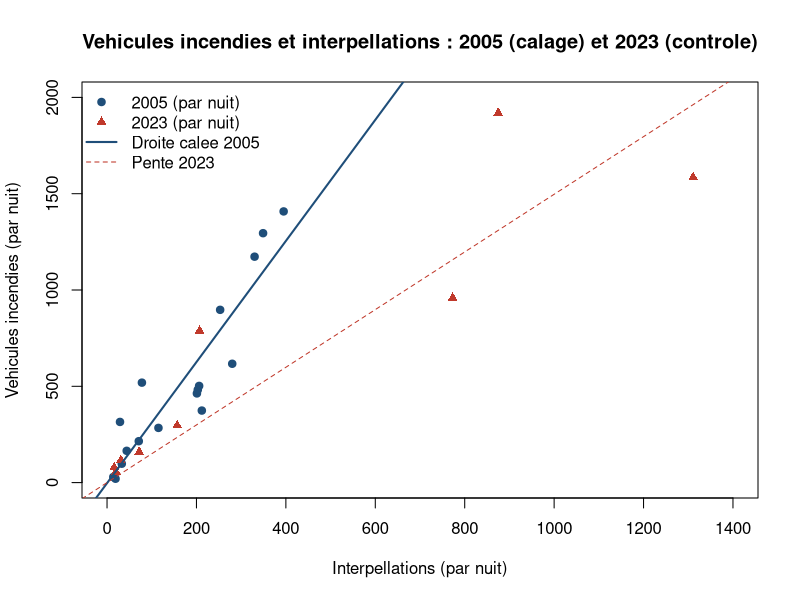
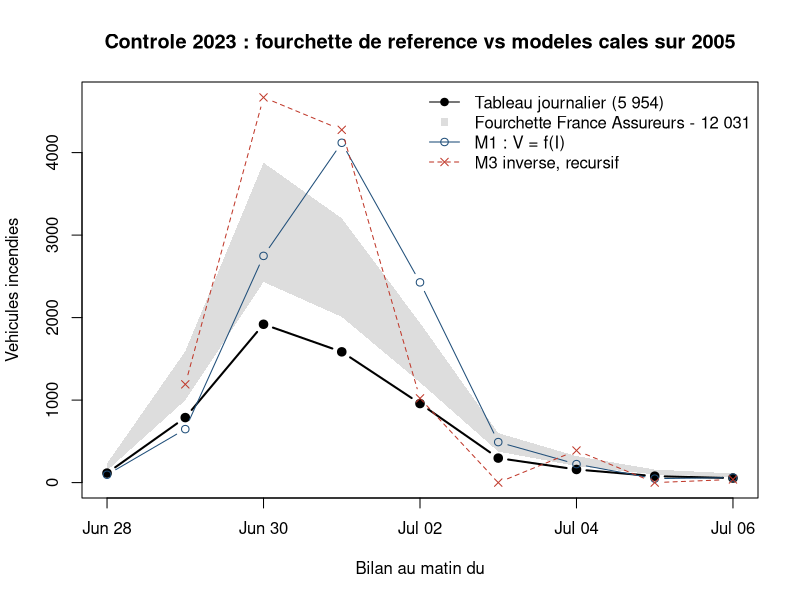
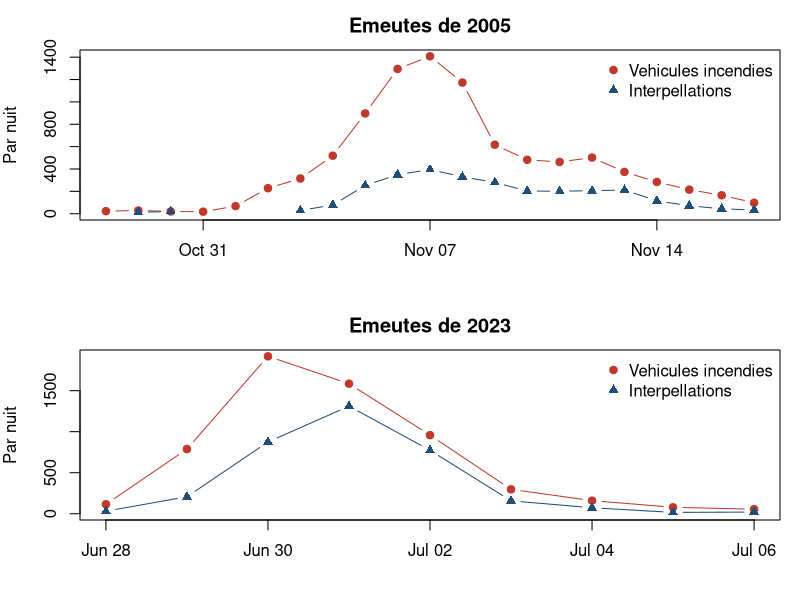

Recreate these plots in R, in order.
# =============================================================================
# MANMADE - Emeutes et violences urbaines : modelisation simple des pertes
# Calage sur 2005, controle hors echantillon sur 2023
# R de base uniquement (aucun package requis)
#
# Usage : Rscript modele_emeutes.R        (depuis le dossier du projet)
# Entrees : data/emeutes_journalier.csv, data/mouvement_2026.csv
# Sorties : sorties/*.csv, sorties/*.png, impression console
#
# Convention de date : une ligne = bilan AU MATIN du jour (nuit precedente).
# =============================================================================

options(stringsAsFactors = FALSE, scipen = 999)
dir.create("sorties", showWarnings = FALSE)

d <- read.csv("data/emeutes_journalier.csv", na.strings = "NA")
d$date_bilan <- as.Date(d$date_bilan)
d <- d[order(d$evenement, d$date_bilan), ]

# Variable retardee, calculee par evenement (pas de fuite 2005 -> 2023)
d$veh_lag1 <- ave(d$vehicules_incendies, d$evenement,
                  FUN = function(x) c(NA, head(x, -1)))

e05 <- d[d$evenement == 2005, ]
e23 <- d[d$evenement == 2023, ]

# References 2023 retenues (decision du 2026-10-06) :
#  - tableau journalier Wikipedia (communiques du ministere) : 5 954, sert de PROFIL
#  - borne basse : France Assureurs, 46 % de 16 400 sinistres au 29/11/2023
#    (chiffres repris par le rapport du Senat n 521) = 7 544 sinistres vehicules
#  - borne haute : 12 031, declaration ministerielle provisoire du 05/07/2023,
#    reprise par le rapport du Senat n 521 mais NON etayee ni definie par ce rapport
# Les colonnes vehicules_borne_basse / _haute redressent le profil journalier
# par un facteur uniforme (hypothese : sous-comptage identique chaque nuit).
VEH_2023_TAB  <- sum(e23$vehicules_incendies)
VEH_2023_BAS  <- sum(e23$vehicules_borne_basse)
VEH_2023_HAUT <- sum(e23$vehicules_borne_haute)

# ----------------------------------------------------------------------------
# Outils
# ----------------------------------------------------------------------------
scores <- function(obs, pred, etiquette) {
  ok <- !is.na(obs) & !is.na(pred)
  o <- obs[ok]; p <- pred[ok]
  data.frame(
    modele      = etiquette,
    n           = length(o),
    rmse        = round(sqrt(mean((p - o)^2))),
    mae         = round(mean(abs(p - o))),
    biais_moyen = round(mean(p - o)),
    total_obs   = sum(o),
    total_pred  = round(sum(p)),
    ratio_total = round(sum(p) / sum(o), 2)
  )
}

resume_lm <- function(m, titre) {
  cat("\n---", titre, "---\n")
  print(round(coef(summary(m)), 4))
  s <- summary(m)
  cat(sprintf("n = %d | R2 = %.3f | R2 ajuste = %.3f | sigma = %.1f\n",
              length(residuals(m)), s$r.squared, s$adj.r.squared, s$sigma))
}

# =============================================================================
# 2.1  Vehicules = f(Interpellations), calage 2005, controle 2023
# =============================================================================
cat("\n================ 2.1  V = f(I) ================\n")
m1  <- lm(vehicules_incendies ~ interpellations, data = e05)
m1o <- lm(vehicules_incendies ~ 0 + interpellations, data = e05)   # sans constante
m1l <- lm(log(vehicules_incendies) ~ log(interpellations), data = e05)  # elasticite
resume_lm(m1,  "M1  lineaire, 2005")
resume_lm(m1o, "M1o lineaire sans constante, 2005")
resume_lm(m1l, "M1l log-log, 2005")

# Correction de retransformation (smearing de Duan) pour le log-log
smear <- mean(exp(residuals(m1l)))
p1_23  <- predict(m1,  newdata = e23)
p1o_23 <- predict(m1o, newdata = e23)
p1l_23 <- exp(predict(m1l, newdata = e23)) * smear

# Meme relation estimee directement sur 2023 : la pente a-t-elle change ?
m1_23 <- lm(vehicules_incendies ~ 0 + interpellations, data = e23)
cat(sprintf("\nVehicules par interpellation (pente sans constante) : 2005 = %.2f | 2023 = %.2f\n",
            coef(m1o), coef(m1_23)))
cat(sprintf("Ratio brut des totaux : 2005 = %.2f | 2023 tableau = %.2f | borne basse = %.2f | borne haute = %.2f\n",
            sum(e05$vehicules_incendies) / sum(e05$interpellations, na.rm = TRUE),
            VEH_2023_TAB / sum(e23$interpellations),
            VEH_2023_BAS / sum(e23$interpellations),
            VEH_2023_HAUT / sum(e23$interpellations)))

# =============================================================================
# 2.2  Vehicules = f(Interpellations, Forces de l'ordre mobilisees)
#      ATTENTION : la serie FDO 2005 est reconstituee a dire d'expert
#      (voir colonne fdo_qualite et METADATA.md)
# =============================================================================
cat("\n================ 2.2  V = f(I, FDO) ================\n")
m2 <- lm(vehicules_incendies ~ interpellations + fdo_mobilises, data = e05)
resume_lm(m2, "M2  lineaire, 2005")
cat(sprintf("Correlation I / FDO en 2005 : %.2f\n",
            cor(e05$interpellations, e05$fdo_mobilises, use = "complete.obs")))
cat(sprintf("Plage FDO 2005 : %d a %d | plage FDO 2023 : %d a %d  -> extrapolation\n",
            min(e05$fdo_mobilises, na.rm = TRUE), max(e05$fdo_mobilises, na.rm = TRUE),
            min(e23$fdo_mobilises, na.rm = TRUE), max(e23$fdo_mobilises, na.rm = TRUE)))
p2_23 <- predict(m2, newdata = e23)

# Variante avec ln(FDO) en modele lineaire : l'effet des effectifs est borne,
# mais le lien identite n'interdit pas une prevision negative (seul le lien log
# de la section 2.4 le garantit).
m2ln <- lm(vehicules_incendies ~ interpellations + log(fdo_mobilises), data = e05)
resume_lm(m2ln, "M2ln lineaire avec ln(FDO), 2005")
p2ln_23 <- predict(m2ln, newdata = e23)
cat(sprintf("M2ln : prevision minimale sur 2023 = %d\n", round(min(p2ln_23, na.rm = TRUE))))

# Variante en intensite : vehicules par interpellation selon le ratio
# interpellations / FDO (taux d'interpellation par agent engage)
d$interp_par_1000_fdo <- 1000 * d$interpellations / d$fdo_mobilises
m2p <- lm(vehicules_incendies ~ interpellations + fdo_mobilises + factor(evenement),
          data = d)
resume_lm(m2p, "M2p lineaire empile 2005+2023 avec effet fixe evenement")

# =============================================================================
# 2.3  Effet retard : I_t = a + b.V_t + c.V_{t-1}  (le dommage precede
#      l'interpellation), puis inversion pour estimer V_t
#      V_t = (I_t - a - c.V_{t-1}) / b
# =============================================================================
cat("\n================ 2.3  I_t = f(V_t, V_t-1) ================\n")
m3 <- lm(interpellations ~ vehicules_incendies + veh_lag1, data = e05)
resume_lm(m3, "M3  2005")
a <- coef(m3)[1]; b <- coef(m3)[2]; cc <- coef(m3)[3]
cat(sprintf("Racine de la recurrence inversee -c/b = %.2f (stable si |.| < 1)\n", -cc / b))

inverse_un_pas <- function(I, Vlag) pmax(0, (I - a - cc * Vlag) / b)

inverse_recursif <- function(I, V0) {
  # V0 : vehicules de la premiere nuit (observes) ; les suivants sont reconstruits
  V <- numeric(length(I)); V[1] <- V0
  for (t in 2:length(I)) V[t] <- max(0, (I[t] - a - cc * V[t - 1]) / b)
  V
}

# Controle 2023 : (i) un pas (V_{t-1} observe), (ii) recursif (seule la nuit 1 observee)
p3a_23 <- inverse_un_pas(e23$interpellations, e23$veh_lag1)
p3b_23 <- inverse_recursif(e23$interpellations, e23$vehicules_incendies[1])
p3b_23[1] <- NA   # la nuit 1 est une donnee, pas une prevision

# Verification dans l'echantillon 2005
p3a_05 <- inverse_un_pas(e05$interpellations, e05$veh_lag1)

# =============================================================================
# 2.4  GLM de comptage : quasi-Poisson, lien log
#      G1 : V ~ log(I)             G2 : V ~ log(I) + log(FDO)
#      Le lien log interdit les previsions negatives ; le quasi-Poisson
#      laisse la dispersion libre (comptages tres sur-disperses).
# =============================================================================
cat("\n================ 2.4  GLM quasi-Poisson, lien log ================\n")
resume_glm <- function(g, titre) {
  cat("\n---", titre, "---\n")
  print(round(coef(summary(g)), 4))
  cat(sprintf("n = %d | dispersion = %.1f | deviance expliquee = %.3f\n",
              length(residuals(g)), summary(g)$dispersion,
              1 - g$deviance / g$null.deviance))
}
g1 <- glm(vehicules_incendies ~ log(interpellations), family = quasipoisson(link = "log"),
          data = e05)
g2 <- glm(vehicules_incendies ~ log(interpellations) + log(fdo_mobilises),
          family = quasipoisson(link = "log"), data = e05)
resume_glm(g1, "G1  V ~ log(I), cale sur 2005")
resume_glm(g2, "G2  V ~ log(I) + log(FDO), cale sur 2005 (FDO en partie reconstruits)")
pg1_23 <- predict(g1, newdata = e23, type = "response")
pg2_23 <- predict(g2, newdata = e23, type = "response")

# Sensibilite de G2 a la serie d'effectifs 2005 (reconstituee a dire d'expert)
#  - central / bas / haut : fourchettes du dire d'expert
#  - senat : points sources du rapport du Senat n 84 imposes pour les bilans
#    des 7, 8 et 9 novembre (8 000, 8 000, 9 500) a la place de 11 500
sens_g2 <- function(fdo05, etiquette) {
  dd <- e05; dd$fdo_mobilises <- fdo05
  g <- glm(vehicules_incendies ~ log(interpellations) + log(fdo_mobilises),
           family = quasipoisson(link = "log"), data = dd)
  cs <- coef(summary(g))
  data.frame(serie_fdo_2005 = etiquette,
             coef_log_I = round(cs[2, 1], 2), coef_log_FDO = round(cs[3, 1], 2),
             p_log_FDO = round(cs[3, 4], 3),
             total_predit_2023 = round(sum(predict(g, newdata = e23, type = "response"))))
}
fdo_senat <- e05$fdo_mobilises
fdo_senat[e05$date_bilan %in% as.Date(c("2005-11-07", "2005-11-08"))] <- 8000
fdo_senat[e05$date_bilan == as.Date("2005-11-09")] <- 9500
sens <- rbind(sens_g2(e05$fdo_mobilises, "dire d'expert, central"),
              sens_g2(e05$fdo_bas,       "dire d'expert, bas"),
              sens_g2(e05$fdo_haut,      "dire d'expert, haut"),
              sens_g2(fdo_senat,         "central + points Senat n 84"))
cat("\nSensibilite de G2 a la serie d'effectifs 2005 :\n"); print(sens, row.names = FALSE)
write.csv(sens, "sorties/sensibilite_fdo_2005.csv", row.names = FALSE)

# Sens inverse : calage sur 2023 (effectifs sources pour les 9 nuits), controle sur 2005
g1r <- glm(vehicules_incendies ~ log(interpellations), family = quasipoisson(link = "log"),
           data = e23)
g2r <- glm(vehicules_incendies ~ log(interpellations) + log(fdo_mobilises),
           family = quasipoisson(link = "log"), data = e23)
resume_glm(g1r, "G1r V ~ log(I), cale sur 2023")
resume_glm(g2r, "G2r V ~ log(I) + log(FDO), cale sur 2023")
ctrl05 <- rbind(
  scores(e05$vehicules_incendies, predict(g1r, newdata = e05, type = "response"),
         "G1r (2023) -> 2005"),
  scores(e05$vehicules_incendies, predict(g2r, newdata = e05, type = "response"),
         "G2r (2023) -> 2005"))
cat("\nControle inverse sur 2005 :\n"); print(ctrl05, row.names = FALSE)
write.csv(ctrl05, "sorties/controle_inverse_2005.csv", row.names = FALSE)

# =============================================================================
# Tableau de controle
# =============================================================================
preds23 <- list(
  "M1  V~I (2005)"              = p1_23,
  "M1o V~I sans constante"      = p1o_23,
  "M1l log-log"                 = p1l_23,
  "M2  V~I+FDO (extrapolation)" = p2_23,
  "M2ln V~I+ln(FDO)"            = p2ln_23,
  "M3  inversion un pas"        = p3a_23,
  "M3  inversion recursive"     = p3b_23,
  "G1  quasi-Poisson V~log(I)"  = pg1_23,
  "G2  quasi-Poisson +log(FDO)" = pg2_23
)
refs23 <- list(
  "tableau journalier (5 954)"        = e23$vehicules_incendies,
  "borne basse France Assureurs"      = e23$vehicules_borne_basse,
  "borne haute 12 031 (non etayee)"   = e23$vehicules_borne_haute
)
ctrl <- do.call(rbind, lapply(names(refs23), function(r)
  do.call(rbind, lapply(names(preds23), function(m)
    cbind(reference = r, scores(refs23[[r]], preds23[[m]], m))))))
ctrl <- rbind(ctrl, cbind(reference = "2005 (in-sample)",
  scores(e05$vehicules_incendies, p3a_05, "M3  inversion un pas")))
cat("\n================ Controle des modeles sur 2023 ================\n")
print(ctrl, row.names = FALSE)
write.csv(ctrl, "sorties/controle_modeles.csv", row.names = FALSE)

# Intervalle de prevision a 95 % du total 2023 pour M1 (coefficients + bruit residuel)
X23 <- cbind(1, e23$interpellations); w <- colSums(X23)
se_tot <- sqrt(as.numeric(t(w) %*% vcov(m1) %*% w) + nrow(e23) * summary(m1)$sigma^2)
tq <- qt(0.975, m1$df.residual)
cat(sprintf("\nM1 : total 2023 predit = %d | intervalle de prevision 95 %% = [%d ; %d]\n",
            round(sum(p1_23)), round(sum(p1_23) - tq * se_tot), round(sum(p1_23) + tq * se_tot)))
cat(sprintf("References 2023 : tableau = %d | borne basse = %d | borne haute = %d\n",
            VEH_2023_TAB, VEH_2023_BAS, VEH_2023_HAUT))

pred23 <- data.frame(
  date_bilan = e23$date_bilan,
  interpellations = e23$interpellations,
  fdo_mobilises = e23$fdo_mobilises,
  vehicules_tableau = e23$vehicules_incendies,
  borne_basse = e23$vehicules_borne_basse,
  borne_haute = e23$vehicules_borne_haute,
  M1 = round(p1_23), M1o = round(p1o_23), M1l = round(p1l_23),
  M2 = round(p2_23), G1 = round(pg1_23), G2 = round(pg2_23), M3_un_pas = round(p3a_23), M3_recursif = round(p3b_23)
)
cat("\n================ Previsions 2023 nuit par nuit ================\n")
print(pred23, row.names = FALSE)
write.csv(pred23, "sorties/previsions_2023.csv", row.names = FALSE)

# =============================================================================
# Illustration 2026 : ce que la relation 2005 "predirait" a partir des
# interpellations journalieres connues. Ce n'est PAS une estimation :
# c'est une mesure de la rupture de regime.
# =============================================================================
cat("\n================ Illustration 2026 (rupture de regime) ================\n")
m26 <- read.csv("data/mouvement_2026.csv", na.strings = "NA")
i26 <- m26[m26$indicateur == "interpellations", c("date", "valeur")]
names(i26) <- c("date", "interpellations")
i26$veh_implicites_M1  <- round(predict(m1,  newdata = i26))
i26$veh_implicites_M1o <- round(predict(m1o, newdata = i26))
print(i26, row.names = FALSE)
write.csv(i26, "sorties/illustration_2026.csv", row.names = FALSE)

# =============================================================================
# Graphiques
# =============================================================================
png("sorties/fig1_vehicules_vs_interpellations.png", 1100, 700, res = 130)
plot(e05$interpellations, e05$vehicules_incendies, pch = 19, col = "#1f4e79",
     xlim = c(0, 1400), ylim = c(0, 2000),
     xlab = "Interpellations (par nuit)", ylab = "Vehicules incendies (par nuit)",
     main = "Vehicules incendies et interpellations : 2005 (calage) et 2023 (controle)")
points(e23$interpellations, e23$vehicules_incendies, pch = 17, col = "#c0392b")
abline(m1, col = "#1f4e79", lwd = 2)
abline(a = 0, b = coef(m1_23), col = "#c0392b", lty = 2)
legend("topleft", bty = "n",
       legend = c("2005 (par nuit)", "2023 (par nuit)", "Droite calee 2005", "Pente 2023"),
       pch = c(19, 17, NA, NA), lty = c(NA, NA, 1, 2), lwd = c(NA, NA, 2, 1),
       col = c("#1f4e79", "#c0392b", "#1f4e79", "#c0392b"))
dev.off()

png("sorties/fig2_controle_2023.png", 1100, 700, res = 130)
yl <- range(c(pred23$vehicules_tableau, pred23$borne_haute, pred23$M1,
              pred23$M3_recursif), na.rm = TRUE)
plot(pred23$date_bilan, pred23$vehicules_tableau, type = "n",
     ylim = yl, xlab = "Bilan au matin du", ylab = "Vehicules incendies",
     main = "Controle 2023 : fourchette de reference vs modeles cales sur 2005")
polygon(c(pred23$date_bilan, rev(pred23$date_bilan)),
        c(pred23$borne_basse, rev(pred23$borne_haute)), col = "#dddddd", border = NA)
lines(pred23$date_bilan, pred23$vehicules_tableau, type = "b", pch = 19, lwd = 2)
lines(pred23$date_bilan, pred23$M1, type = "b", pch = 1, col = "#1f4e79")
lines(pred23$date_bilan, pred23$M3_recursif, type = "b", pch = 4, col = "#c0392b", lty = 2)
legend("topright", bty = "n",
       legend = c("Tableau journalier (5 954)",
                  "Fourchette France Assureurs - 12 031", "M1 : V = f(I)",
                  "M3 inverse, recursif"),
       pch = c(19, 15, 1, 4), lty = c(1, NA, 1, 2),
       col = c("black", "#dddddd", "#1f4e79", "#c0392b"))
dev.off()

png("sorties/fig3_series_2005_2023.png", 1100, 800, res = 130)
par(mfrow = c(2, 1), mar = c(4, 4, 2.5, 1))
for (ev in list(e05, e23)) {
  plot(ev$date_bilan, ev$vehicules_incendies, type = "b", pch = 19, col = "#c0392b",
       xlab = "", ylab = "Par nuit", main = paste("Emeutes de", ev$evenement[1]),
       ylim = c(0, max(ev$vehicules_incendies, ev$interpellations, na.rm = TRUE)))
  lines(ev$date_bilan, ev$interpellations, type = "b", pch = 17, col = "#1f4e79")
  legend("topright", bty = "n", legend = c("Vehicules incendies", "Interpellations"),
         pch = c(19, 17), col = c("#c0392b", "#1f4e79"))
}
dev.off()

cat("\nTermine. Sorties ecrites dans sorties/\n")
